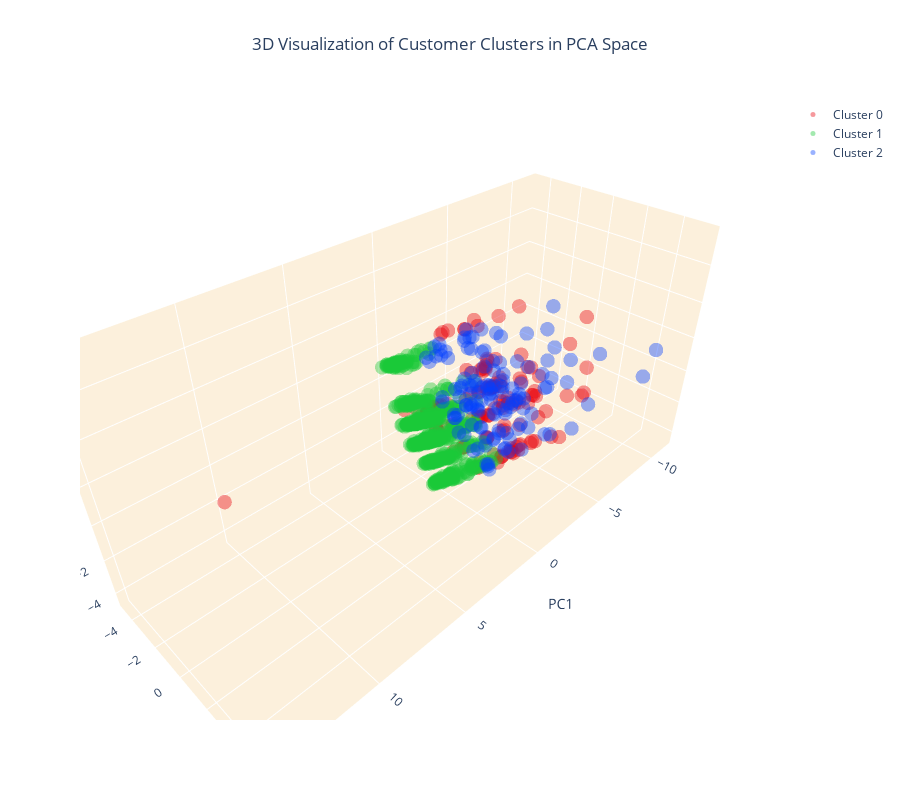

Source (notebook cell):
### Code cell
# Create separate data frames for each cluster
cluster_0 = customer_data_pca[customer_data_pca['cluster'] == 0]
cluster_1 = customer_data_pca[customer_data_pca['cluster'] == 1]
cluster_2 = customer_data_pca[customer_data_pca['cluster'] == 2]

# Create a 3D scatter plot
fig = go.Figure()

# Add data points for each cluster separately and specify the color
fig.add_trace(go.Scatter3d(x=cluster_0['PC1'], y=cluster_0['PC2'], z=cluster_0['PC3'], 
                           mode='markers', marker=dict(color=colors[0], size=5, opacity=0.4), name='Cluster 0'))
fig.add_trace(go.Scatter3d(x=cluster_1['PC1'], y=cluster_1['PC2'], z=cluster_1['PC3'], 
                           mode='markers', marker=dict(color=colors[1], size=5, opacity=0.4), name='Cluster 1'))
fig.add_trace(go.Scatter3d(x=cluster_2['PC1'], y=cluster_2['PC2'], z=cluster_2['PC3'], 
                           mode='markers', marker=dict(color=colors[2], size=5, opacity=0.4), name='Cluster 2'))

# Set the title and layout details
fig.update_layout(
    title=dict(text='3D Visualization of Customer Clusters in PCA Space', x=0.5),
    scene=dict(
        xaxis=dict(backgroundcolor="#fcf0dc", gridcolor='white', title='PC1'),
        yaxis=dict(backgroundcolor="#fcf0dc", gridcolor='white', title='PC2'),
        zaxis=dict(backgroundcolor="#fcf0dc", gridcolor='white', title='PC3'),
    ),
    width=900,
    height=800
)

# Show the plot
fig.show()

### Figure 1 — Plotly figure (JSON) as saved in the notebook; plotly's stock layout.template omitted (floating-point values rounded to 4 significant figures; data arrays with more than 128 entries replaced by an {"elided": "..."} marker saying what was removed)
{"data": [{"marker": {"color": "#e8000b", "opacity": 0.4, "size": 5}, "mode": "markers", "name": "Cluster 0", "type": "scatter3d", "x": [-0.06094, 2.145, 1.927, -3.524, 2.105, 2.711, -0.7652, 0.5196, -0.6184, 0.06037, -2.788, -1.531, 0.6163, 0.389, 2.082, -0.3395, -0.1113, -1.712, -3.306, -3.006, -1.576, -0.4959, 1.444, -0.5372, -1.393, 0.3211, 2.419, -1.968, 2.421, -3.178, 0.2047, -1.774, -0.7211, 0.251, 0.9001, 2.795, 2.157, -0.02513, -0.01528, 0.6792, 0.01389, -0.5121, -0.5634, 0.04329, 0.3417, -0.6579, 1.782, -1.898, -1.222, -0.2404, -1.612, 0.002658, 0.3206, 0.1726, 0.3033, -0.5561, -0.05867, -0.2091, -4.361, 1.081, 0.5228, 2.066, -0.6931, 0.4995, 14.6, -1.086, -0.08403, 0.03545, 0.3859, 1.048, 0.154, -2.683, -0.1791, -2.582, 3.068, 2.251, -1.261, -1.06, 4.081, -2.494, 2.171, 1.222, -3.683, -0.3822, -2.34, -0.2919, 0.6662, 1.226, -1.572, 0.05092, -0.464, -0.6177, 0.3348, 2.124, -2.112, -1.268, -0.8291, 2.285, -1.44, 0.3111, 2.103, 0.3196, -0.1047, 2.141, 2.865, -2.6, -0.5781, -1.866, 2.169, -2.267, -0.9669, -0.4861, -0.4956, -0.9003, -0.5508, -0.9626, 0.6951, -0.9678, -0.7855, 1.14, 1.087, 2.308, 0.7431], "y": [1.703, 2.867, 1.222, 4.862, 0.5557, 2.325, 2.323, 3.684, 2.826, 2.749, 5.387, 2.901, 1.538, 1.752, 0.5364, 0.9248, 2.264, 0.6192, 5.041, 2.303, 3.685, 1.927, 3.247, 2.035, 3.775, 3.476, 2.984, 2.439, 1.033, 1.19, 1.927, 3.34, 1.45, 4.119, 3.104, 0.7176, 0.9763, 4.263, 1.676, 4.297, 4.281, 3.695, 1.973, 3.287, 3.415, 1.328, 1.467, 4.954, 0.8681, 2.801, 1.679, 2.382, -0.259, 4.303, 4.071, -0.7488, 1.929, 3.141, 4.052, 3.227, 5.391, 2.118, 2.9, 4.169, 5.496, -1.728, 2.074, 4.2, 2.113, 3.695, 2.057, 0.4304, 2.265, 4.682, 2.057, 2.354, 5.396, 0.3533, 1.228, 2.919, 2.904, 4.034, 2.305, 2.392, -0.5248, 4.659, 3.841, 3.823, -0.6549, 3.218, 5.103, 2.083, 2.657, 1.329, 2.939, 4.982, 0.006026, 3.782, 4.06, 1.227, 0.6219, 3.979, 2.115, 1.031, 1.884, 2.003, 2.717, 2.766, 1.322, 2.041, 2.639, 4.501, 1.55, 3.328, 1.643, 1.284, 2.89, 1.842, 1.917, 2.222, 4.666, 3.858, 2.419], "z": [3.513, 1.097, 2.376, 2.013, 1.728, 2.227, 2.877, 0.08413, 0.7693, 2.022, 2.773, 2.774, 2.199, 1.116, 1.721, 2.882, 2.759, 2.332, 3.678, 0.596, -0.2974, 0.9829, 0.02528, 2.535, 2.741, 1.296, 1.251, 3.799, 2.455, 5.307, 2.582, 2.149, 3.245, 0.3786, 1.045, 2.177, 2.289, 4.814, 2.369, 0.9844, 0.83, 0.0697, 2.463, -0.43, 2.86, 3.154, 2.501, 5.42, 2.545, 2.308, 1.933, 3.001, 4.777, 0.614, 0.4519, 4.327, 1.092, 0.9113, 5.401, 2.379, 1.891, 1.856, 2.039, 0.6224, 7.574, 3.519, 4.142, 0.7496, 1.526, 4.541, 1.278, 4.713, 1.293, 2.362, 2.299, 0.6006, 1.147, 5.097, 3.196, 1.595, 1.107, 0.3599, 1.834, 2.979, 3.958, 1.041, 0.3205, 0.6791, 4.031, 2.418, 2.792, 3.999, 0.5128, 1.058, 3.28, 0.9389, 4.579, 0.5834, 1.453, 3.472, 1.726, 0.4717, 2.721, 2.278, 1.894, 2.05, 1.723, 0.1211, 2.524, 0.7496, 2.049, 3.265, 2.389, 2.169, 3.852, 3.177, 0.7776, 2.276, 2.36, 3.087, 3.865, 0.592, 1.736]}, {"marker": {"color": "#1ac938", "opacity": 0.4, "size": 5}, "mode": "markers", "name": "Cluster 1", "type": "scatter3d", "x": {"elided": "590 float values"}, "y": {"elided": "590 float values"}, "z": {"elided": "590 float values"}}, {"marker": {"color": "#023eff", "opacity": 0.4, "size": 5}, "mode": "markers", "name": "Cluster 2", "type": "scatter3d", "x": {"elided": "129 float values"}, "y": {"elided": "129 float values"}, "z": {"elided": "129 float values"}}], "layout": {"height": 800, "scene": {"xaxis": {"backgroundcolor": "#fcf0dc", "gridcolor": "white", "title": {"text": "PC1"}}, "yaxis": {"backgroundcolor": "#fcf0dc", "gridcolor": "white", "title": {"text": "PC2"}}, "zaxis": {"backgroundcolor": "#fcf0dc", "gridcolor": "white", "title": {"text": "PC3"}}}, "title": {"text": "3D Visualization of Customer Clusters in PCA Space", "x": 0.5}, "width": 900}}
